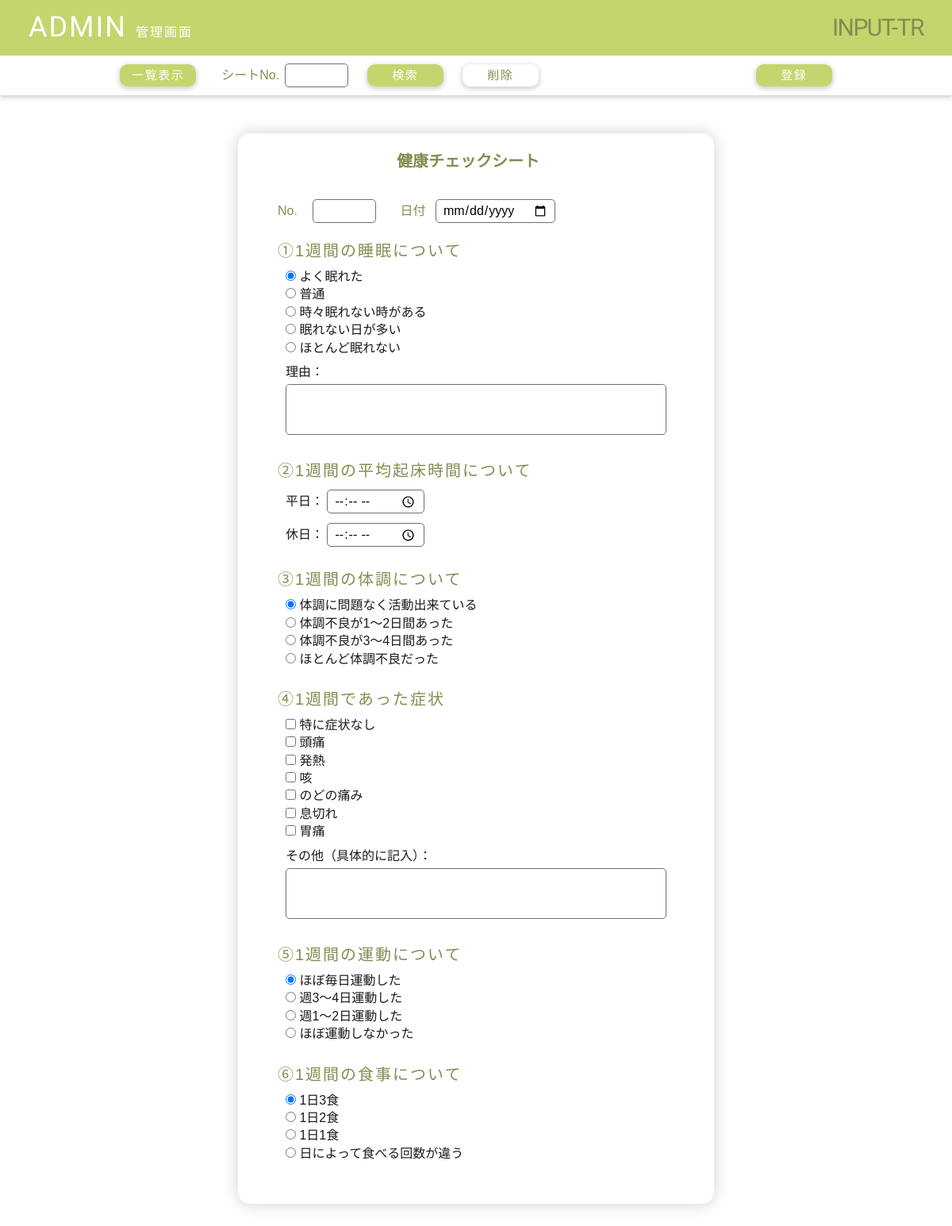
Page /admin/answer.php?id=1 on the committed database.
### tables this page shows
CREATE TABLE `sheets` (
  `id` int NOT NULL AUTO_INCREMENT,
  `name` varchar(20) NOT NULL,
  PRIMARY KEY (`id`)
);

CREATE TABLE `questions` (
  `id` int NOT NULL AUTO_INCREMENT,
  `sheet_id` int NOT NULL,
  `question_id` int NOT NULL,
  `name` varchar(20) NOT NULL,
  PRIMARY KEY (`id`),
  KEY `sheet_id` (`sheet_id`),
  CONSTRAINT `questions_ibfk_1` FOREIGN KEY (`sheet_id`) REFERENCES `sheets` (`id`) ON DELETE CASCADE
);

CREATE TABLE `choices` (
  `id` int NOT NULL AUTO_INCREMENT,
  `sheet_id` int NOT NULL,
  `question_id` int NOT NULL,
  `input_id` int NOT NULL,
  `choice_id` int NOT NULL,
  `name` varchar(20) NOT NULL,
  PRIMARY KEY (`id`),
  KEY `sheet_id` (`sheet_id`),
  CONSTRAINT `choices_ibfk_1` FOREIGN KEY (`sheet_id`) REFERENCES `sheets` (`id`) ON DELETE CASCADE
);

CREATE TABLE `inputs` (
  `id` int NOT NULL AUTO_INCREMENT,
  `sheet_id` int NOT NULL,
  `question_id` int NOT NULL,
  `input_id` int NOT NULL,
  `kind` int NOT NULL,
  `name` varchar(20) DEFAULT NULL,
  PRIMARY KEY (`id`),
  KEY `sheet_id` (`sheet_id`),
  CONSTRAINT `inputs_ibfk_1` FOREIGN KEY (`sheet_id`) REFERENCES `sheets` (`id`) ON DELETE CASCADE
);

### src/admin/answer.php (called while the page is built, shortened)
<?php
require_once("./functions/db_functions.php");
$dbh = get_db_connect();
if (isset_method("GET")) {
    $sheet_id = $_GET['id'];
} else {
    redirect("./index.php");
}
$sheet = get_sheet($dbh, $sheet_id);
$questions = get_questions($dbh, $sheet_id);
foreach ($questions as $question) {
    $tmpInputs = get_inputs($dbh, $sheet_id, $question['question_id']);
}
include_once("./views/answer_view.php");

### src/admin/functions/db_functions.php (called while the page is built, shortened)
<?php
function get_sheet($dbh, $sheet_id)
{
    $sql = "SELECT * FROM sheets WHERE id = :sheet_id";
    $stmt = $dbh->prepare($sql);
    $stmt->bindValue(':sheet_id', $sheet_id, PDO::PARAM_INT);
    $stmt->execute();
    $data = $stmt->fetch(PDO::FETCH_ASSOC);
    return $data;
}
function get_questions($dbh, $sheet_id)
{
    $sql = "SELECT * FROM questions WHERE sheet_id = :sheet_id ORDER BY question_id ASC";
    $stmt = $dbh->prepare($sql);
    $stmt->bindValue(':sheet_id', $sheet_id, PDO::PARAM_INT);
    $stmt->execute();
    $data = $stmt->fetchAll(PDO::FETCH_ASSOC);
    return $data;
}
function get_inputs($dbh, $sheet_id, $question_id)
{
    $sql = "SELECT * FROM inputs WHERE sheet_id = :sheet_id && question_id = :question_id ORDER BY input_id ASC";
    $stmt = $dbh->prepare($sql);
    $stmt->bindValue(':sheet_id', $sheet_id, PDO::PARAM_INT);
    $stmt->bindValue(':question_id', $question_id, PDO::PARAM_INT);
    $stmt->execute();
    $data = $stmt->fetchAll(PDO::FETCH_ASSOC);
    return $data;
}
function get_choices($dbh, $sheet_id, $question_id, $input_id)
{
    $sql = "SELECT * FROM choices WHERE sheet_id = :sheet_id && question_id = :question_id && input_id = :input_id ORDER BY choice_id ASC";
    $stmt = $dbh->prepare($sql);
    $stmt->bindValue(':sheet_id', $sheet_id, PDO::PARAM_INT);
    $stmt->bindValue(':question_id', $question_id, PDO::PARAM_INT);
    $stmt->bindValue(':input_id', $input_id, PDO::PARAM_INT);
    $stmt->execute();
    $data = $stmt->fetchAll(PDO::FETCH_ASSOC);
    return $data;
}

### src/admin/views/components/choices.php (the view, shortened to what this page needs)
<?php if ($kind === 1) : ?>
    <?php foreach ($choices as $key => $choice) : ?>
        <div class="choices-item">
            <input type="radio" name="<?= $question['question_id'] . '-' . $input['input_id'] ?>" value="<?= $choice['choice_id'] ?>" id="<?= $question['question_id'] . '-' . $input['input_id'] . '-' . $choice['choice_id'] ?>" <?php if (isset($answer) && getSelected((int)$answer['answer'], $choice['choice_id']) || $key === 0) echo 'checked' ?>>
            <label for="<?= $question['question_id'] . '-' . $input['input_id'] . '-' . $choice['choice_id'] ?>" id="<?= $choice['choice_id'] ?>"><?= $choice['name'] ?></label>
        </div>
    <?php endforeach; ?>
<?php elseif ($kind === 2) : ?>
    <?php foreach ($choices as $key => $choice) : ?>
        <div class="choices-item">
            <input type="checkbox" name="<?= $question['question_id'] . '-' . $input['input_id'] ?>" value="<?= $choice['choice_id'] ?>" id="<?= $question['question_id'] . '-' . $input['input_id'] . '-' . $choice['choice_id'] ?>" <?php if (isset($numbers) && getCheckboxSelected($numbers, $choice['choice_id'])) echo 'checked' ?>> <label for="<?= $question['question_id'] . '-' . $input['input_id'] . '-' . $choice['choice_id'] ?>" id="<?= $choice['choice_id'] ?>"><?= $choice['name'] ?></label>
        </div>
    <?php endforeach; ?>
<?php elseif ($kind === 4) : ?>
    <input type="date" id="<?= $question['question_id'] . '-' . $input['input_id'] ?>" name="<?= $question['question_id'] . '-' . $input['input_id'] ?>" value="<?php if (isset($answer)) echo $answer['answer'] ?>">
<?php elseif ($kind === 5) : ?>
    <input type="time" id="" list="select-time" name="<?= $question['question_id'] . '-' . $input['input_id'] ?>" value="<?php if (isset($answer)) echo $answer['answer'] ?>" />
<?php elseif ($kind === 6) : ?>
    <input type="text" id="<?= $question['question_id'] . '-' . $input['input_id'] ?>" name="<?= $question['question_id'] . '-' . $input['input_id'] ?>" value="<?php if (isset($answer)) echo $answer['answer_text'] ?>">
<?php elseif ($kind === 7) : ?>
    <textarea id="<?= $question['question_id'] . '-' . $input['input_id'] ?>" name="<?= $question['question_id'] . '-' . $input['input_id'] ?>"><?php if (isset($answer)) echo $answer['answer_text'] ?></textarea>
<?php endif; ?>

### src/admin/views/answer_view.php (shortened to what this page needs)
<?php include_once("components/header.php") ?>
<div class="menu">
    <div class="menu-content">
        <div class="answer-menu">
            <button type="button" class="menu-button" data-menu-button="" id="list-button">一覧表示</button>
            <div class="answer-search">
                <div class="sheet-index-number">
                    <label for="" class="sheet-index-label">シートNo.</label>
                    <input type="text" name="sheet-number" id="search-sheet-number" value="<?php if (isset($sheet_number)) echo $sheet_number ?>">
                </div>
                <button type="submit" class="menu-button" data-menu-button="" id="search-button">検索</button>
            </div>
            <button type="button" class="menu-button menu-button-inversion" data-menu-button="" id="delete-button">削除</button>
        </div>
        <div class="menu-submit">
            <button type="button" id="submit-button" class="menu-button" data-menu-button="">登録</button>
        </div>
    </div>
</div>
<main>
    <div class="sheet">
        <p class="sheet-title"><?= $sheet['name'] ?></p>
        <div class="sheet-index">
            <div class="sheet-index-number">
                <label for="" class="sheet-index-label">No.</label>
                <input type="text" id="sheet-number" value="<?php if (isset($sheet_number) && $answer_sheet) echo $sheet_number ?>">
            </div>
            <div>
                <label for="" class="sheet-index-label">日付</label>
                <input type="date" id="sheet-date" value="<?php if (isset($answer_sheet)) echo $answer_sheet['sheet_date'] ?>">
            </div>
        </div>
        <?php foreach ($questions as $question) : ?>
            <div class="question">
                <?php if (isset($question['name'])) : ?>
                    <p class="question-title"><?= $question['name'] ?></p>
                <?php endif; ?>
                <ul class="input-list">
                    <?php $inputs = get_inputs($dbh, $question['sheet_id'], $question['question_id']) ?>
                    <?php foreach ($inputs as $input) : ?>
                        <?php $kind = $input['kind']; ?>
                        <li class="input">
                            <?php if (!empty($input['name'])) :  ?>
                                <label class="input-name<?php if ($kind === 4 || $kind === 5 || $kind === 6) echo 'input-name-inline' ?>"> <?= $input['name'] ?></label>
                            <?php endif; ?>
                            <?php $choices = get_choices($dbh, $input['sheet_id'], $input['question_id'], $input['input_id']); ?>
                            <?php include("components/choices.php"); ?>
                        </li>
                    <?php endforeach; ?>
                </ul>
            </div>
        <?php endforeach; ?>
    </div>
</main>
</body>
</html>

### src/admin/styles/style.css (style rules this page uses)
:root { --main: #c5d56d; --title: #848d50; --back: #fff; --backSub: #f3f3e9; --text: #1b1b1b; --border: #6f6f6f; --shadow: #d0d0d0; --borderLight: #aaa; --err: #e87068; --errBack: #ffeae4; }
*::before, *::after, * { box-sizing: border-box; }
body { position: relative; font-family: "Noto Sans JP", sans-serif; color: var(--text); background-color: var(--back); }
p { margin: 0; }
ul { list-style: none; padding: 0; margin: 0; }
input[type="text"], input[type="date"], input[type="time"], select, textarea { border: 1px solid var(--border); border-radius: 5px; font-size: 16px; }
input[type="text"], input[type="date"], input[type="time"], select { height: 30px; padding: 0px 8px; }
textarea { resize: none; width: 100%; padding: 2px 10px; line-height: 1.8; }
input[type="text"]::placeholder, input[type="date"]::placeholder, input[type="time"]::placeholder, textarea::placeholder { color: var(--borderLight); }
button { padding: 0; border: none; cursor: pointer; display: inline-block; }
.menu { position: fixed; height: 50px; width: 100%; top: 70px; left: 0; padding: 0 24px; box-shadow: 0 3px 6px 0 var(--shadow); background-color: rgba(255, 255, 255, 0.4); backdrop-filter: blur(5px); z-index: 2; }
.menu-content { width: 80%; height: 50px; margin: 0 auto; display: flex; justify-content: space-between; align-items: center; white-space: nowrap; }
.menu-button { height: 28px; width: 96px; padding: 4px; margin: 10px 12px; font-size: 15px; color: var(--back); background-color: var(--main); box-shadow: 0 2px 6px 1px var(--shadow); border-radius: 10px; font-weight: 500; letter-spacing: 0.1em; cursor: pointer; }
.menu-button-inversion { color: var(--title); background-color: var(--back); }
.menu-submit { display: flex; align-items: center; }
main { padding-top: 120px; }
.answer-menu { display: flex; justify-content: space-between; align-items: center; }
.answer-search { display: flex; align-items: center; }
.answer-search .sheet-index-label { width: 75px; }
.answer-search .sheet-index-number { margin-left: 20px; margin-right: 12px; }
.sheet { padding: 24px 50px; width: 600px; margin: 48px auto; border-radius: 15px; box-shadow: 0 0 20px 0 var(--shadow); background-color: var(--back); }
.sheet-title { font-size: 20px; margin-right: 20px; font-weight: 600; text-align: center; color: var(--title); margin-bottom: 36px; }
.sheet-index { display: flex; margin-bottom: 24px; }
.sheet-index-label { display: inline-block; width: 40px; color: var(--title); }
.sheet-index-number { margin-right: 30px; }
.sheet-index-number input { width: 80px; }
.question { margin-bottom: 30px; }
.question-title { font-size: 20px; color: var(--title); letter-spacing: 0.1em; margin-bottom: 12px; }
.input-list { padding: 0 10px; }
.input { margin-bottom: 12px; }
.input label { font-size: 16px; }
.input-name { display: block; margin-bottom: 6px; }
.choices-item { margin-bottom: 4px; }

### rows in the picture
sheets: name "健康チェックシート"
questions: name "①1週間の睡眠について"
choices: name "よく眠れた"
choices: name "普通"
choices: name "時々眠れない時がある"
choices: name "眠れない日が多い"
choices: name "ほとんど眠れない"
inputs: name "理由："
questions: name "②1週間の平均起床時間について"
inputs: name "平日："
inputs: name "休日："
questions: name "③1週間の体調について"
choices: name "体調に問題なく活動出来ている"
choices: name "体調不良が1～2日間あった"
choices: name "体調不良が3～4日間あった"
choices: name "ほとんど体調不良だった"
questions: name "④1週間であった症状"
choices: name "特に症状なし"
choices: name "頭痛"
choices: name "発熱"
choices: name "咳"
choices: name "のどの痛み"
choices: name "息切れ"
choices: name "胃痛"
inputs: name "その他（具体的に記入）："
questions: name "⑤1週間の運動について"
choices: name "ほぼ毎日運動した"
choices: name "週3～4日運動した"
choices: name "週1～2日運動した"
choices: name "ほぼ運動しなかった"
questions: name "⑥1週間の食事について"
choices: name "1日3食"
choices: name "1日2食"
choices: name "1日1食"
choices: name "日によって食べる回数が違う"
